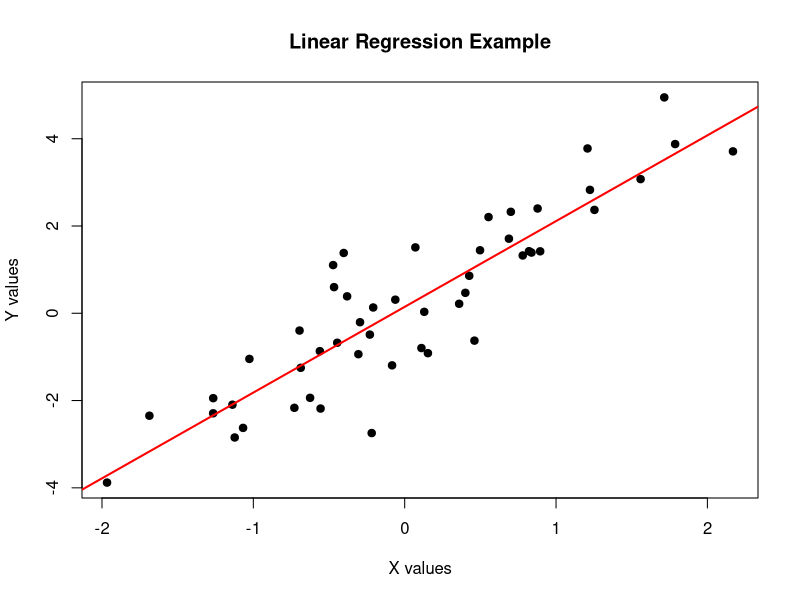

This figure's R source:
# simulate data
set.seed(123)
x <- rnorm(50)
y <- 2*x + rnorm(50)

# perform regression
model <- lm(y ~ x)

# summary
summary(model)

# scatter plot
plot(x, y,
     main="Linear Regression Example",
     xlab="X values",
     ylab="Y values",
     pch=19)

# regression line
abline(model, col="red", lwd=2)
